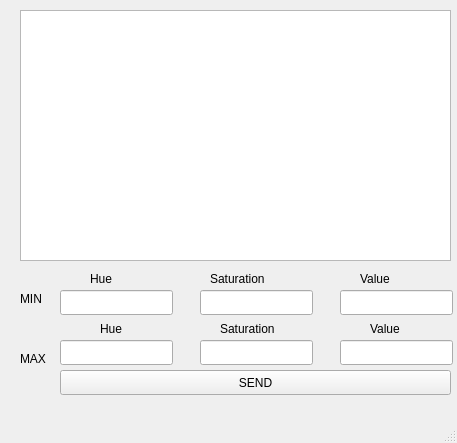
<?xml version="1.0" encoding="UTF-8"?>
<ui version="4.0">
 <class>MainWindow</class>
 <widget class="QMainWindow" name="MainWindow">
  <property name="geometry">
   <rect>
    <x>0</x>
    <y>0</y>
    <width>457</width>
    <height>443</height>
   </rect>
  </property>
  <property name="windowTitle">
   <string>MainWindow</string>
  </property>
  <widget class="QWidget" name="centralwidget">
   <widget class="QLineEdit" name="lineEdit_1">
    <property name="geometry">
     <rect>
      <x>60</x>
      <y>290</y>
      <width>113</width>
      <height>25</height>
     </rect>
    </property>
   </widget>
   <widget class="QLineEdit" name="lineEdit_4">
    <property name="geometry">
     <rect>
      <x>60</x>
      <y>340</y>
      <width>113</width>
      <height>25</height>
     </rect>
    </property>
   </widget>
   <widget class="QPushButton" name="pushButton">
    <property name="geometry">
     <rect>
      <x>60</x>
      <y>370</y>
      <width>391</width>
      <height>25</height>
     </rect>
    </property>
    <property name="text">
     <string>SEND</string>
    </property>
   </widget>
   <widget class="QLineEdit" name="lineEdit_2">
    <property name="geometry">
     <rect>
      <x>200</x>
      <y>290</y>
      <width>113</width>
      <height>25</height>
     </rect>
    </property>
   </widget>
   <widget class="QLineEdit" name="lineEdit_5">
    <property name="geometry">
     <rect>
      <x>200</x>
      <y>340</y>
      <width>113</width>
      <height>25</height>
     </rect>
    </property>
   </widget>
   <widget class="QLineEdit" name="lineEdit_6">
    <property name="geometry">
     <rect>
      <x>340</x>
      <y>340</y>
      <width>113</width>
      <height>25</height>
     </rect>
    </property>
   </widget>
   <widget class="QLineEdit" name="lineEdit_3">
    <property name="geometry">
     <rect>
      <x>340</x>
      <y>290</y>
      <width>113</width>
      <height>25</height>
     </rect>
    </property>
   </widget>
   <widget class="QLabel" name="label_3">
    <property name="geometry">
     <rect>
      <x>100</x>
      <y>320</y>
      <width>67</width>
      <height>17</height>
     </rect>
    </property>
    <property name="text">
     <string>Hue</string>
    </property>
   </widget>
   <widget class="QLabel" name="label_4">
    <property name="geometry">
     <rect>
      <x>220</x>
      <y>320</y>
      <width>81</width>
      <height>17</height>
     </rect>
    </property>
    <property name="text">
     <string>Saturation</string>
    </property>
   </widget>
   <widget class="QLabel" name="label_5">
    <property name="geometry">
     <rect>
      <x>370</x>
      <y>320</y>
      <width>81</width>
      <height>17</height>
     </rect>
    </property>
    <property name="text">
     <string>Value</string>
    </property>
   </widget>
   <widget class="QLabel" name="label_6">
    <property name="geometry">
     <rect>
      <x>210</x>
      <y>270</y>
      <width>81</width>
      <height>17</height>
     </rect>
    </property>
    <property name="text">
     <string>Saturation</string>
    </property>
   </widget>
   <widget class="QLabel" name="label_7">
    <property name="geometry">
     <rect>
      <x>360</x>
      <y>270</y>
      <width>81</width>
      <height>17</height>
     </rect>
    </property>
    <property name="text">
     <string>Value</string>
    </property>
   </widget>
   <widget class="QLabel" name="label_8">
    <property name="geometry">
     <rect>
      <x>90</x>
      <y>270</y>
      <width>67</width>
      <height>17</height>
     </rect>
    </property>
    <property name="text">
     <string>Hue</string>
    </property>
   </widget>
   <widget class="QLabel" name="label_9">
    <property name="geometry">
     <rect>
      <x>20</x>
      <y>290</y>
      <width>81</width>
      <height>17</height>
     </rect>
    </property>
    <property name="text">
     <string>MIN</string>
    </property>
   </widget>
   <widget class="QLabel" name="label_10">
    <property name="geometry">
     <rect>
      <x>20</x>
      <y>350</y>
      <width>81</width>
      <height>17</height>
     </rect>
    </property>
    <property name="text">
     <string>MAX</string>
    </property>
   </widget>
   <widget class="QGraphicsView" name="graphicsView">
    <property name="geometry">
     <rect>
      <x>20</x>
      <y>10</y>
      <width>431</width>
      <height>251</height>
     </rect>
    </property>
   </widget>
  </widget>
  <widget class="QMenuBar" name="menubar">
   <property name="geometry">
    <rect>
     <x>0</x>
     <y>0</y>
     <width>457</width>
     <height>22</height>
    </rect>
   </property>
  </widget>
  <widget class="QStatusBar" name="statusbar"/>
 </widget>
 <resources/>
 <connections/>
</ui>
